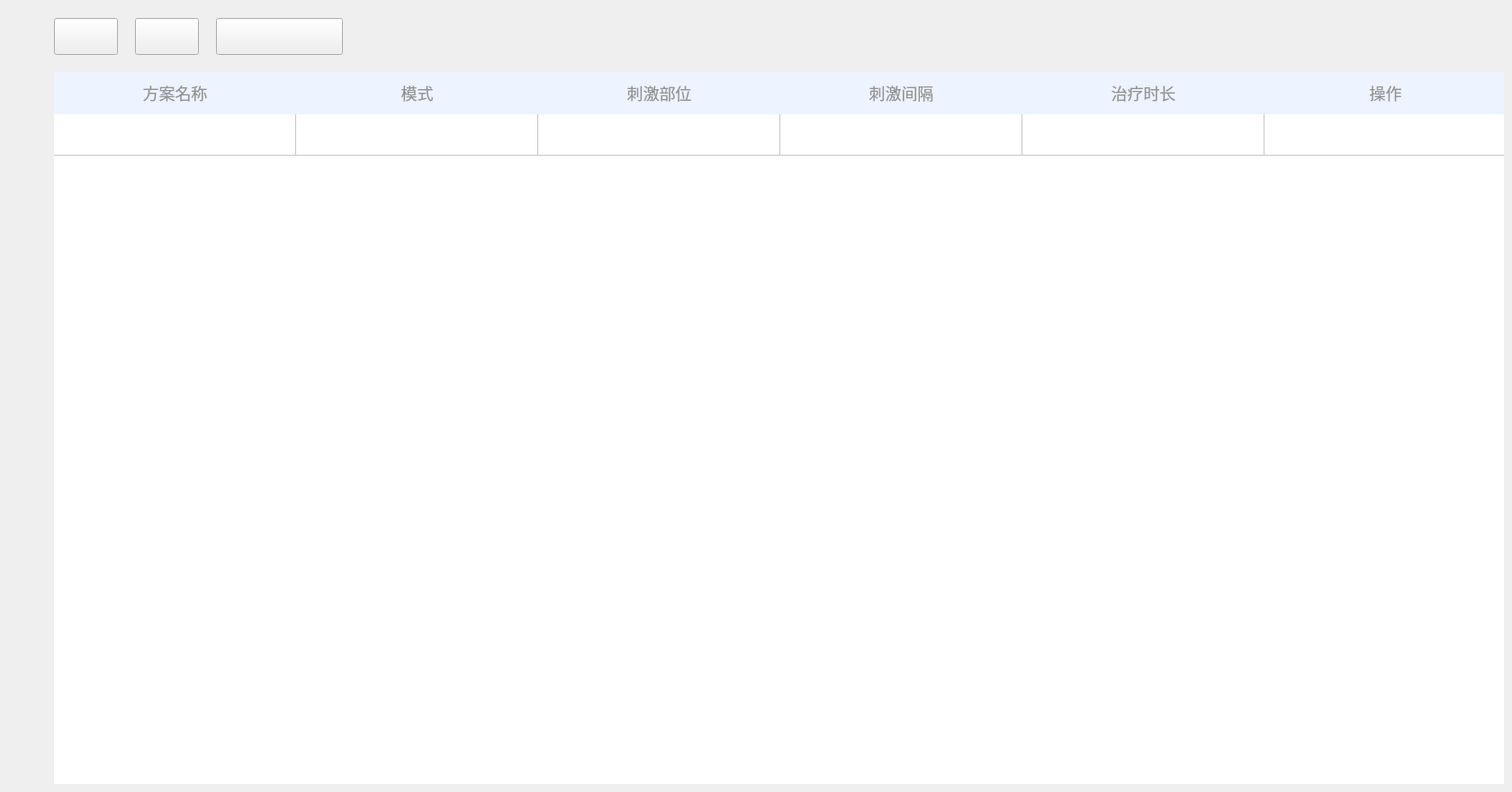
     <widget class="QWidget" name="tab_plan">
      <attribute name="title">
       <string>Tab 3</string>
      </attribute>
      <widget class="QTableWidget" name="tableWidget_plan">
       <property name="geometry">
        <rect>
         <x>60</x>
         <y>80</y>
         <width>1611</width>
         <height>791</height>
        </rect>
       </property>
       <property name="font">
        <font>
         <pointsize>11</pointsize>
        </font>
       </property>
       <property name="focusPolicy">
        <enum>Qt::NoFocus</enum>
       </property>
       <property name="styleSheet">
        <string notr="true">QTableWidget#tableWidget_plan QHeaderView::section {
	background-color: #EDF3FF;
	color: #929292;
	border: none;
	padding: 8px;
	font-size: 18px;
}
QTableWidget#tableWidget_plan {
    outline: none;
    border: none;
}
QTableWidget#tableWidget_plan::item {
    outline: none;
    border: none;
}
QTableWidget#tableWidget_plan::item:focus {
    outline: none;
    border: none;
    background: transparent;
}
QTableWidget#tableWidget_plan::item:selected {
    outline: none;
    border: none;
    background: transparent;
}</string>
       </property>
       <property name="horizontalScrollBarPolicy">
        <enum>Qt::ScrollBarAlwaysOff</enum>
       </property>
       <property name="editTriggers">
        <set>QAbstractItemView::NoEditTriggers</set>
       </property>
       <property name="selectionMode">
        <enum>QAbstractItemView::NoSelection</enum>
       </property>
       <property name="showGrid">
        <bool>true</bool>
       </property>
       <attribute name="horizontalHeaderDefaultSectionSize">
        <number>269</number>
       </attribute>
       <attribute name="verticalHeaderVisible">
        <bool>false</bool>
       </attribute>
       <attribute name="verticalHeaderDefaultSectionSize">
        <number>46</number>
       </attribute>
       <row>
        <property name="text">
         <string>新建行</string>
        </property>
       </row>
       <column>
        <property name="text">
         <string>方案名称</string>
        </property>
        <property name="font">
         <font>
          <pointsize>12</pointsize>
         </font>
        </property>
       </column>
       <column>
        <property name="text">
         <string>模式</string>
        </property>
       </column>
       <column>
        <property name="text">
         <string>刺激部位</string>
        </property>
       </column>
       <column>
        <property name="text">
         <string>刺激间隔</string>
        </property>
       </column>
       <column>
        <property name="text">
         <string>治疗时长</string>
        </property>
       </column>
       <column>
        <property name="text">
         <string>操作</string>
        </property>
        <property name="font">
         <font>
          <pointsize>12</pointsize>
         </font>
        </property>
       </column>
      </widget>
      <widget class="QPushButton" name="pushButton_plan_in">
       <property name="geometry">
        <rect>
         <x>60</x>
         <y>20</y>
         <width>71</width>
         <height>41</height>
        </rect>
       </property>
       <property name="styleSheet">
        <string notr="true">border-image: url(:/patient/pic/patient_in.png);</string>
       </property>
       <property name="text">
        <string/>
       </property>
      </widget>
      <widget class="QPushButton" name="pushButton_plan_out">
       <property name="geometry">
        <rect>
         <x>150</x>
         <y>20</y>
         <width>71</width>
         <height>41</height>
        </rect>
       </property>
       <property name="styleSheet">
        <string notr="true">border-image: url(:/patient/pic/patient_out.png);</string>
       </property>
       <property name="text">
        <string/>
       </property>
      </widget>
      <widget class="QPushButton" name="pushButton_plan_new">
       <property name="geometry">
        <rect>
         <x>240</x>
         <y>20</y>
         <width>141</width>
         <height>41</height>
        </rect>
       </property>
       <property name="styleSheet">
        <string notr="true">border-image: url(:/plan/pic/plan_new.png);</string>
       </property>
       <property name="text">
        <string/>
       </property>
      </widget>
     </widget>
